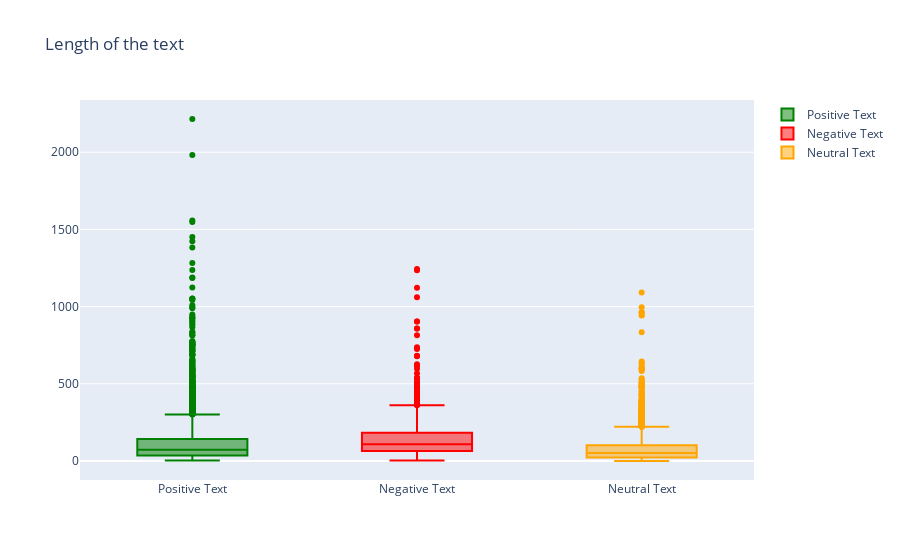

Notebook source saved alongside this figure:
### Markdown cell above
Relationship of text length with the sentiment

### Code cell
trace0 = go.Box(
    y=positive['text_length'],
    name = 'Positive Text',
    marker = dict(
        color = 'green',
    )
)

trace1 = go.Box(
    y=negative['text_length'],
    name = 'Negative Text',
    marker = dict(
        color = 'red',
    )
)

trace2 = go.Box(
    y=neutral['text_length'],
    name = 'Neutral Text',
    marker = dict(
        color = 'orange',
    )
)
data = [trace0, trace1, trace2]
layout = go.Layout(
    title = "Length of the text"
)

fig = go.Figure(data=data,layout=layout)
iplot(fig, filename = "Length of the text of different polarities")

### Figure 1 — Plotly figure (JSON) as saved in the notebook; plotly's stock layout.template omitted (floating-point values rounded to 4 significant figures; data arrays with more than 128 entries replaced by an {"elided": "..."} marker saying what was removed)
{"data": [{"marker": {"color": "green"}, "name": "Positive Text", "type": "box", "y": {"elided": "6629 int values"}}, {"marker": {"color": "red"}, "name": "Negative Text", "type": "box", "y": {"elided": "1076 int values"}}, {"marker": {"color": "orange"}, "name": "Neutral Text", "type": "box", "y": {"elided": "4431 int values"}}], "layout": {"title": {"text": "Length of the text"}}}
